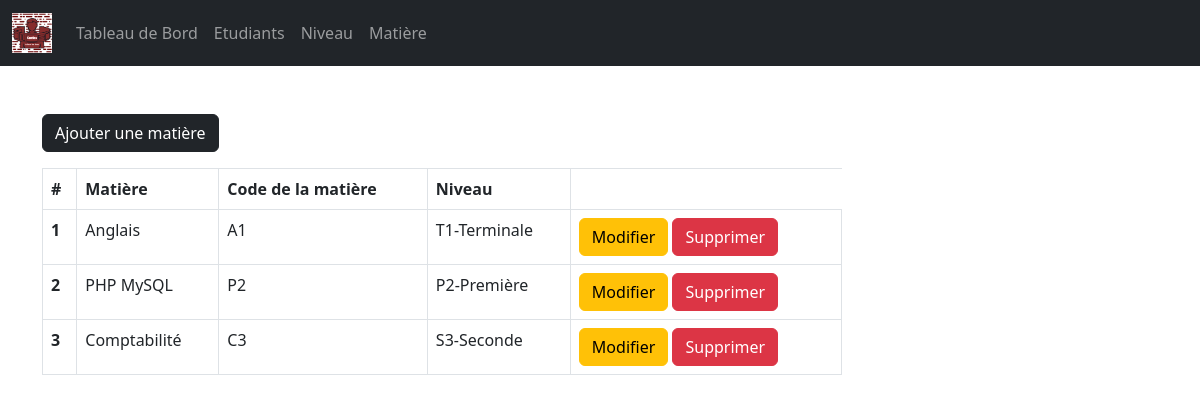
Page /admin/course.php (signed in) on the committed database.
### tables this page shows
CREATE TABLE `subjects` (
  `subject_id` int(11) NOT NULL,
  `subject` varchar(31) NOT NULL,
  `subject_code` varchar(31) NOT NULL,
  `grade` int(11) NOT NULL
);

CREATE TABLE `grades` (
  `grade_id` int(11) NOT NULL,
  `grade` varchar(31) NOT NULL,
  `grade_code` varchar(7) NOT NULL
);

### admin/data/subject.php (called while the page is built, shortened)
<?php
function getAllSubjects($conn){
   $sql = "SELECT * FROM subjects";
   $stmt = $conn->prepare($sql);
   $stmt->execute();
   if ($stmt->rowCount() >= 1) {
     $subjects = $stmt->fetchAll();
     return $subjects;
   }else {
   	return 0;
   }
}
 ?>

### admin/data/grade.php (called while the page is built, shortened)
<?php
function getGradeById($grade_id, $conn){
   $sql = "SELECT * FROM grades
           WHERE grade_id=?";
   $stmt = $conn->prepare($sql);
   $stmt->execute([$grade_id]);
   if ($stmt->rowCount() == 1) {
     $grade = $stmt->fetch();
     return $grade;
   }else {
    return 0;
   }
}

### admin/course.php (the view, shortened to what this page needs)
<?php
if (isset($_SESSION['admin_id']) &&
    isset($_SESSION['role'])) {
    if ($_SESSION['role'] == 'Admin') {
       include "../DB_connection.php";
       include "data/subject.php";
       include "data/grade.php";
       $courses = getAllSubjects($conn);
 ?>
<!DOCTYPE html>
<html lang="en">
<head>
	<link rel="stylesheet" href="https://cdn.jsdelivr.net/npm/bootstrap@5.2.0/dist/css/bootstrap.min.css">
	<link rel="stylesheet" href="../css/style.css">
  <link rel="stylesheet" href="https://cdnjs.cloudflare.com/ajax/libs/font-awesome/4.7.0/css/font-awesome.min.css">
</head>
<body>
    <?php
        include "inc/navbar.php";
        if ($courses != 0) {
     ?>
     <div class="container mt-5">
        <a href="course-add.php"
           class="btn btn-dark">Ajouter une matière</a>
           <div class="table-responsive">
              <table class="table table-bordered mt-3 n-table">
                <thead>
                  <tr>
                    <th scope="col">#</th>
                    <th scope="col">Matière</th>
                    <th scope="col">Code de la matière</th>
                    <th scope="col">Niveau</th>
                  </tr>
                </thead>
                <tbody>
                  <?php $i = 0; foreach ($courses as $course ) {
                    $i++;  ?>
                  <tr>
                    <th scope="row"><?=$i?></th>
                    <td>
                      <?php
                          echo $course['subject'];
                       ?>
                    </td>
                    <td>
                      <?php
                          echo $course['subject_code'];
                       ?>
                    </td>
                    <td>
                      <?php
                          $grade = getGradeById($course['grade'], $conn);
                          echo $grade['grade_code'].'-'.$grade['grade'];
                       ?>
                    </td>
                    <td>
                        <a href="course-edit.php?course_id=<?=$course['subject_id']?>"
                           class="btn btn-warning">Modifier</a>
                        <a href="course-delete.php?course_id=<?=$course['subject_id']?>"
                           class="btn btn-danger">Supprimer</a>
                    </td>
                  </tr>
                <?php } ?>
                </tbody>
              </table>
           </div>
         <?php } ?>
     </div>
</body>
</html>
<?php
  }else {
    header("Location: ../login.php");
    exit;
  }
}else {
	header("Location: ../login.php");
	exit;
}
?>

### admin/inc/navbar.php (shortened to what this page needs)
<nav class="navbar navbar-expand-lg navbar-dark bg-dark">
  <div class="container-fluid">
    <a class="navbar-brand" href="index.php">
      <img src="../logo.png" width="40">
    </a>
    <div class="collapse navbar-collapse" id="navbarSupportedContent">
      <ul class="navbar-nav me-auto mb-2 mb-lg-0"
          id="navLinks">
        <li class="nav-item">
          <a class="nav-link"
             aria-current="page"
             href="index.php">Tableau de Bord</a>
        </li>
        <li class="nav-item">
          <a class="nav-link" href="student.php">Etudiants</a>
        </li>
        <li class="nav-item">
          <a class="nav-link" href="grade.php">Niveau</a>
        </li>
        <li class="nav-item">
          <a class="nav-link" href="course.php">Matière</a>
        </li>
      </ul>
  </div>
    </div>
</nav>

### css/style.css (style rules this page uses)
.n-table { max-width: 800px; }

### rows in the picture
subjects: subject "Anglais", subject_code "A1", grades.grade_code "T1", grades.grade "Terminale"
subjects: subject "PHP MySQL", subject_code "P2", grades.grade_code "P2", grades.grade "Première"
subjects: subject "Comptabilité", subject_code "C3", grades.grade_code "S3", grades.grade "Seconde"
